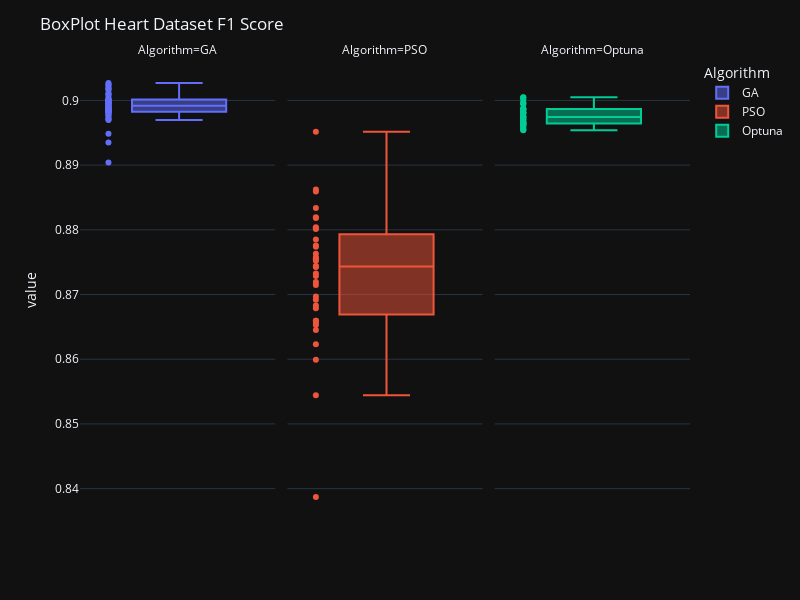

Source (notebook cell):
### Code cell
df = pd.DataFrame(dict(
    GA=heart_ga['F1'],
    PSO=heart_pso['F1'],
    Optuna=heart_optuna['F1']
)).melt(var_name="Algorithm")


fig = px.box(df, y="value", facet_col="Algorithm", color="Algorithm",
             boxmode="overlay", points='all')
fig.update_layout(template = 'plotly_dark')
fig.update_traces(quartilemethod="exclusive", jitter=0, col=1)
fig.update_traces(quartilemethod="exclusive", jitter=0, col=2)
fig.update_traces(quartilemethod="exclusive", jitter=0, col=3)
fig.update_layout(bargap=0.1, width=800, height=600, title='BoxPlot Heart Dataset F1 Score')
fig.show()

### Figure 1 — Plotly figure (JSON) as saved in the notebook; plotly's stock layout.template omitted (floating-point values rounded to 4 significant figures)
{"data": [{"alignmentgroup": "True", "boxpoints": "all", "hovertemplate": "Algorithm=GA<br>value=%{y}<extra></extra>", "jitter": 0, "legendgroup": "GA", "marker": {"color": "#636efa"}, "name": "GA", "notched": false, "offsetgroup": "GA", "orientation": "v", "quartilemethod": "exclusive", "showlegend": true, "type": "box", "x0": " ", "xaxis": "x", "y": [0.8984, 0.9, 0.9021, 0.8982, 0.9023, 0.8982, 0.8981, 0.9001, 0.8978, 0.8991, 0.8971, 0.8992, 0.8986, 0.8997, 0.8988, 0.8972, 0.897, 0.8985, 0.9011, 0.8935, 0.8998, 0.8949, 0.9001, 0.8999, 0.8983, 0.8988, 0.8995, 0.8991, 0.9006, 0.8995, 0.8904, 0.8995, 0.9001, 0.8986, 0.8975, 0.8981, 0.9002, 0.9009, 0.901, 0.8997, 0.9018, 0.8996, 0.8987, 0.9016, 0.9027, 0.9002, 0.8991, 0.9018, 0.8977, 0.9025, 0.8984], "y0": " ", "yaxis": "y"}, {"alignmentgroup": "True", "boxpoints": "all", "hovertemplate": "Algorithm=PSO<br>value=%{y}<extra></extra>", "jitter": 0, "legendgroup": "PSO", "marker": {"color": "#EF553B"}, "name": "PSO", "notched": false, "offsetgroup": "PSO", "orientation": "v", "quartilemethod": "exclusive", "showlegend": true, "type": "box", "x0": " ", "xaxis": "x2", "y": [0.8862, 0.866, 0.8387, 0.8859, 0.8544, 0.8683, 0.8679, 0.8697, 0.8834, 0.8802, 0.8692, 0.8744, 0.8743, 0.8801, 0.8599, 0.8655, 0.8754, 0.8752, 0.8763, 0.8733, 0.8776, 0.8653, 0.8645, 0.866, 0.8785, 0.8757, 0.8728, 0.8818, 0.8757, 0.8623, 0.8951, 0.8742, 0.8819, 0.8804, 0.8715, 0.8774, 0.8719, null, null, null, null, null, null, null, null, null, null, null, null, null, null], "y0": " ", "yaxis": "y2"}, {"alignmentgroup": "True", "boxpoints": "all", "hovertemplate": "Algorithm=Optuna<br>value=%{y}<extra></extra>", "jitter": 0, "legendgroup": "Optuna", "marker": {"color": "#00cc96"}, "name": "Optuna", "notched": false, "offsetgroup": "Optuna", "orientation": "v", "quartilemethod": "exclusive", "showlegend": true, "type": "box", "x0": " ", "xaxis": "x3", "y": [0.8955, 0.8995, 0.8969, 0.8954, 0.8964, 0.8987, 0.8981, 0.8963, 0.8984, 0.8961, 0.8997, 0.8981, 0.9004, 0.8987, 0.8975, 0.8971, 0.8966, 0.8994, 0.8975, 0.8975, 0.8971, 0.898, 0.8968, 0.8974, 0.8971, 0.898, 0.8961, 0.8957, 0.8955, 0.8963, 0.896, 0.9001, 0.8973, 0.8965, 0.8985, 0.8966, 0.9004, 0.8965, 0.8964, 0.9005, 0.8981, 0.8987, 0.8986, 0.8996, null, null, null, null, null, null, null], "y0": " ", "yaxis": "y3"}], "layout": {"annotations": [{"font": {}, "showarrow": false, "text": "Algorithm=GA", "x": 0.16, "xanchor": "center", "xref": "paper", "y": 1, "yanchor": "bottom", "yref": "paper"}, {"font": {}, "showarrow": false, "text": "Algorithm=PSO", "x": 0.5, "xanchor": "center", "xref": "paper", "y": 1, "yanchor": "bottom", "yref": "paper"}, {"font": {}, "showarrow": false, "text": "Algorithm=Optuna", "x": 0.84, "xanchor": "center", "xref": "paper", "y": 1, "yanchor": "bottom", "yref": "paper"}], "bargap": 0.1, "boxmode": "overlay", "height": 600, "legend": {"title": {"text": "Algorithm"}, "tracegroupgap": 0}, "margin": {"t": 60}, "title": {"text": "BoxPlot Heart Dataset F1 Score"}, "width": 800, "xaxis": {"anchor": "y", "domain": [0, 0.32]}, "xaxis2": {"anchor": "y2", "domain": [0.34, 0.66], "matches": "x"}, "xaxis3": {"anchor": "y3", "domain": [0.68, 1.0], "matches": "x"}, "yaxis": {"anchor": "x", "domain": [0, 1], "title": {"text": "value"}}, "yaxis2": {"anchor": "x2", "domain": [0, 1], "matches": "y", "showticklabels": false}, "yaxis3": {"anchor": "x3", "domain": [0, 1], "matches": "y", "showticklabels": false}}}
